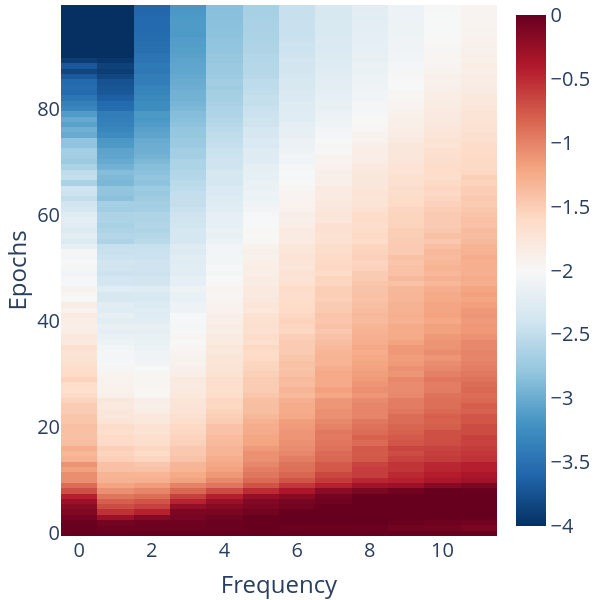

The notebook cell this image was saved under:
### Code cell
data = np.load('FNO_dynamics.npz')
keys = np.array(list(data.keys()))
for key, val in data.items():
    exec(key + '=val')

x = train_f_dist_rec/train_f_dist_rec[0,:]
fig = px.imshow(np.log(x[:, :12]), color_continuous_scale='RdBu_r', origin='lower',aspect='auto', range_color=[-4,0])
fig.update_layout(
                    xaxis_title='Frequency',
                    yaxis_title='Epochs',
                   autosize=False,
                    width=600,
                    height=600,
                    font=dict(size=20),
                    margin=dict(l=5, r=5, t=5, b=10),
                   )
fig.show()

### Figure 1 — Plotly figure (JSON) as saved in the notebook; plotly's stock layout.template omitted (floating-point values rounded to 4 significant figures; data arrays with more than 128 entries replaced by an {"elided": "..."} marker saying what was removed)
{"data": [{"coloraxis": "coloraxis", "hovertemplate": "x: %{x}<br>y: %{y}<br>color: %{z}<extra></extra>", "name": "0", "type": "heatmap", "xaxis": "x", "yaxis": "y", "z": {"elided": "100x12 float values"}}], "layout": {"autosize": false, "coloraxis": {"cmax": 0, "cmin": -4, "colorscale": [[0, "rgb(5,48,97)"], [0.1, "rgb(33,102,172)"], [0.2, "rgb(67,147,195)"], [0.3, "rgb(146,197,222)"], [0.4, "rgb(209,229,240)"], [0.5, "rgb(247,247,247)"], [0.6, "rgb(253,219,199)"], [0.7, "rgb(244,165,130)"], [0.8, "rgb(214,96,77)"], [0.9, "rgb(178,24,43)"], [1, "rgb(103,0,31)"]]}, "font": {"size": 20}, "height": 600, "margin": {"b": 10, "l": 5, "r": 5, "t": 5}, "width": 600, "xaxis": {"anchor": "y", "domain": [0, 1], "title": {"text": "Frequency"}}, "yaxis": {"anchor": "x", "autorange": true, "domain": [0, 1], "title": {"text": "Epochs"}}}}
